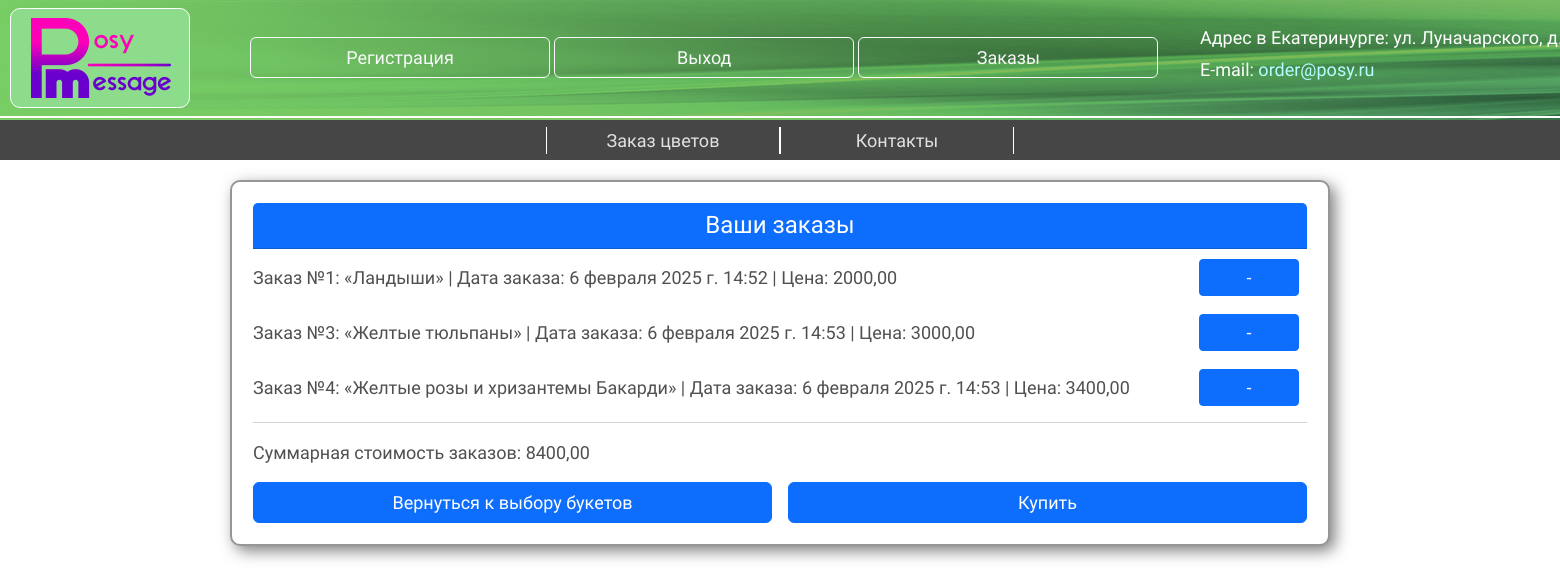
/orders/ (signed in), run on an earlier commit of the app's database.
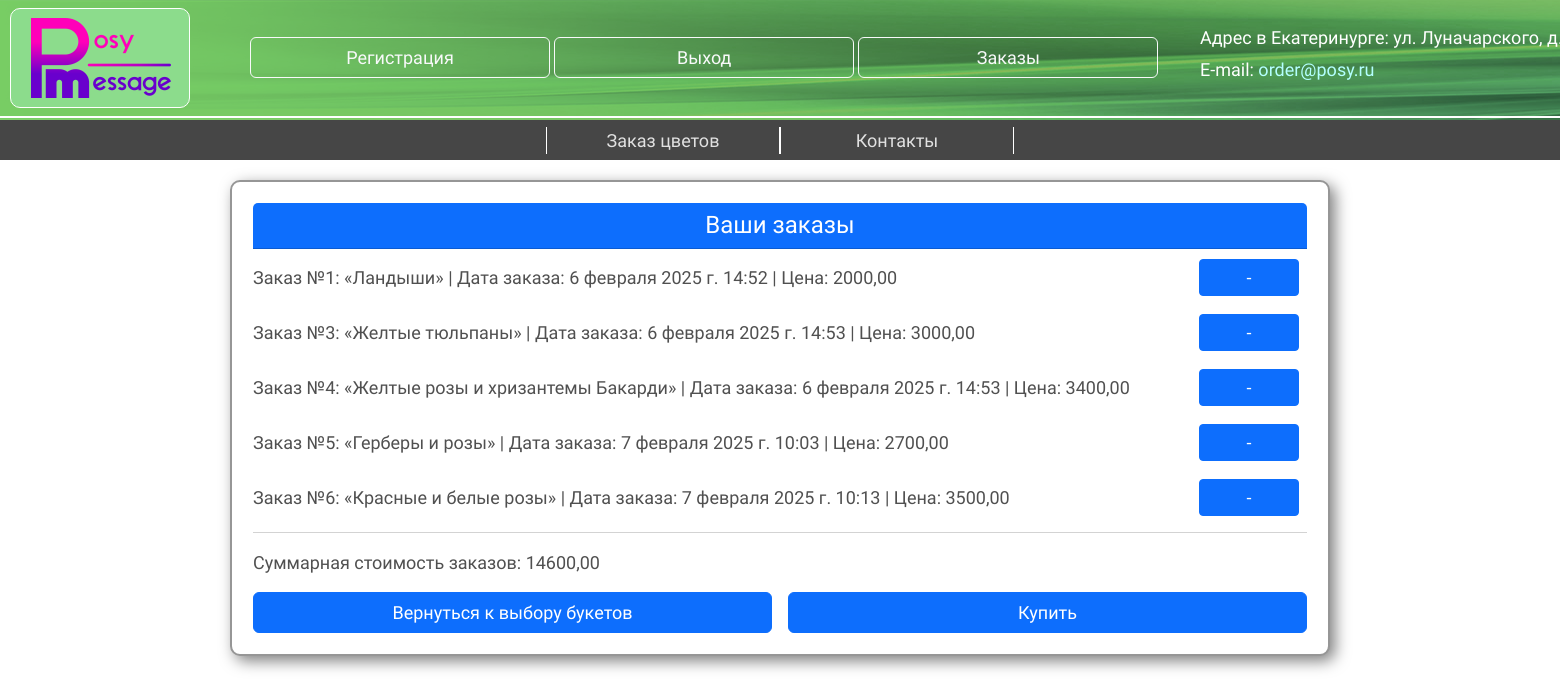
And on a later commit of the database.
### main/models.py (models this page shows, shortened)
class Order(models.Model):
    user: str = models.ForeignKey(User, on_delete=models.CASCADE)
    flower: str = models.ForeignKey(Flower, on_delete=models.CASCADE)
    order_price: float = models.DecimalField('Цена букета', max_digits=10, decimal_places=2)
    order_date: str = models.DateTimeField('Дата заказа', auto_now_add=True)
    class Meta:
        verbose_name = 'Заказ'
        verbose_name_plural = 'Заказы'

class Flower(models.Model):
    posy_name: str = models.CharField('Название букета', max_length=50, unique=True, null=False)
    price: float = models.DecimalField('Цена букета', max_digits=10, decimal_places=2)
    posy_path: str = models.CharField('Путь к фото букета', max_length=255, default='main/img/posies/small_01.png')
    telegram_id: int = models.CharField('ID фото в Telegram', max_length=255, null=True, blank=True)
    class Meta:
        verbose_name = 'Букет'
        verbose_name_plural = 'Букеты'

### main/views.py (the view)
# urls.py: path('orders/', views.view_orders, name='orders'),
@login_required
def view_orders(request):
    user_orders = Order.objects.filter(user=request.user)
    amount_price = sum(order.order_price for order in user_orders)
    return render(request, 'orders.html', {'orders': user_orders, 'amount': amount_price})

### main/templates/main/orders.html (shortened to what this page needs)
{% extends 'layout.html' %}
{% block content %}
<div class="card" style="width: 1100px;">
    <div class="card-body">
        <div class="card-header text-center bg-primary text-white">
            <h4 class="mb-0">Ваши заказы</h4>
        </div>
        {% for order in orders %}
        <div class="d-flex align-items-center justify-content-between mb-2">
            <p class="mb-0 order">Заказ №{{order.id}}: «{{order.flower.posy_name}}» | Дата заказа: {{order.order_date}} | Цена: {{order.order_price}}</p>
            <div class="ms-auto">
                <form action="{% url 'delete_order' order.id %}" method="POST" class="d-flex align-items-center">
                    <button type="submit" class="btn btn-primary btn-sm me-2">-</button>
                </form>
            </div>
        </div>
        {% empty %}
            <p>Заказов нет</p>
        {% endfor %}
        <hr>
            <p class="mb-0 order">Суммарная стоимость заказов: {{amount}}</p>
        <div class="d-flex justify-content-center mt-3 gap-3">
            <a href="{% url 'flowers' %}" class="btn btn-primary w-100 ">Вернуться к выбору букетов</a>
            <a href="{% url 'bond' %}" class="btn btn-primary w-100">Купить</a>
        </div>
    </div>
</div>
{% endblock %}

What changed in the data, as far as the page shows it:
added Order: id "5", flower.posy_name "Герберы и розы", order_date "7 февраля 2025 г. 10:03", order_price "2700,00"
added Order: id "6", flower.posy_name "Красные и белые розы", order_date "7 февраля 2025 г. 10:13", order_price "3500,00"
Also different on the page:
{{ amount }}: "8400,00" → "14600,00"
